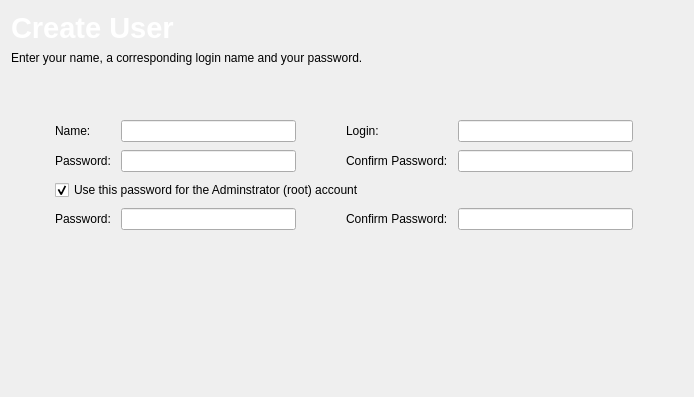
<?xml version="1.0" encoding="UTF-8"?>
<ui version="4.0">
 <class>UserCreation</class>
 <widget class="QWidget" name="UserCreation">
  <property name="geometry">
   <rect>
    <x>0</x>
    <y>0</y>
    <width>694</width>
    <height>397</height>
   </rect>
  </property>
  <property name="windowTitle">
   <string/>
  </property>
  <layout class="QGridLayout" name="gridLayout_2">
   <item row="0" column="0" colspan="4">
    <widget class="QLabel" name="label">
     <property name="maximumSize">
      <size>
       <width>16777215</width>
       <height>50</height>
      </size>
     </property>
     <property name="font">
      <font>
       <pointsize>14</pointsize>
      </font>
     </property>
     <property name="text">
      <string>&lt;!DOCTYPE HTML PUBLIC &quot;-//W3C//DTD HTML 4.0//EN&quot; &quot;http://www.w3.org/TR/REC-html40/strict.dtd&quot;&gt;
&lt;html&gt;&lt;head&gt;&lt;meta name=&quot;qrichtext&quot; content=&quot;1&quot; /&gt;&lt;style type=&quot;text/css&quot;&gt;
p, li { white-space: pre-wrap; }
&lt;/style&gt;&lt;/head&gt;&lt;body style=&quot; font-family:'Bitstream Vera Sans'; font-size:9pt; font-weight:400; font-style:normal;&quot;&gt;
&lt;p style=&quot; margin-top:0px; margin-bottom:0px; margin-left:0px; margin-right:0px; -qt-block-indent:0; text-indent:0px; font-family:'Sans Serif'; font-size:10pt;&quot;&gt;&lt;span style=&quot; font-size:22pt; font-weight:600; color:#ffffff;&quot;&gt;Create User&lt;/span&gt;&lt;/p&gt;&lt;/body&gt;&lt;/html&gt;</string>
     </property>
    </widget>
   </item>
   <item row="1" column="0" colspan="4">
    <widget class="QLabel" name="label_2">
     <property name="text">
      <string>Enter your name, a corresponding login name and your password.</string>
     </property>
     <property name="scaledContents">
      <bool>true</bool>
     </property>
     <property name="wordWrap">
      <bool>true</bool>
     </property>
    </widget>
   </item>
   <item row="2" column="1">
    <spacer name="verticalSpacer">
     <property name="orientation">
      <enum>Qt::Vertical</enum>
     </property>
     <property name="sizeType">
      <enum>QSizePolicy::Fixed</enum>
     </property>
     <property name="sizeHint" stdset="0">
      <size>
       <width>20</width>
       <height>40</height>
      </size>
     </property>
    </spacer>
   </item>
   <item row="6" column="1">
    <spacer name="verticalSpacer_2">
     <property name="orientation">
      <enum>Qt::Vertical</enum>
     </property>
     <property name="sizeHint" stdset="0">
      <size>
       <width>20</width>
       <height>40</height>
      </size>
     </property>
    </spacer>
   </item>
   <item row="3" column="0" rowspan="4">
    <spacer name="horizontalSpacer">
     <property name="orientation">
      <enum>Qt::Horizontal</enum>
     </property>
     <property name="sizeHint" stdset="0">
      <size>
       <width>40</width>
       <height>20</height>
      </size>
     </property>
    </spacer>
   </item>
   <item row="3" column="1" rowspan="2">
    <widget class="QWidget" name="widget" native="true">
     <layout class="QGridLayout" name="gridLayout">
      <property name="horizontalSpacing">
       <number>10</number>
      </property>
      <property name="verticalSpacing">
       <number>8</number>
      </property>
      <item row="0" column="0">
       <widget class="QLabel" name="label_3">
        <property name="enabled">
         <bool>true</bool>
        </property>
        <property name="toolTip">
         <string>eg, John Smith, or Joe Average</string>
        </property>
        <property name="text">
         <string>Name:</string>
        </property>
       </widget>
      </item>
      <item row="2" column="0">
       <widget class="QLabel" name="label_5">
        <property name="text">
         <string>Password:</string>
        </property>
       </widget>
      </item>
      <item row="0" column="1" colspan="3">
       <widget class="KLineEdit" name="nameLine">
        <property name="minimumSize">
         <size>
          <width>175</width>
          <height>0</height>
         </size>
        </property>
        <property name="showClearButton" stdset="0">
         <bool>true</bool>
        </property>
       </widget>
      </item>
      <item row="2" column="1" colspan="3">
       <widget class="KLineEdit" name="userPw">
        <property name="minimumSize">
         <size>
          <width>175</width>
          <height>0</height>
         </size>
        </property>
        <property name="showClearButton" stdset="0">
         <bool>true</bool>
        </property>
        <property name="passwordMode">
         <bool>true</bool>
        </property>
       </widget>
      </item>
      <item row="2" column="6" colspan="3">
       <widget class="KLineEdit" name="userConfirmPw">
        <property name="minimumSize">
         <size>
          <width>175</width>
          <height>0</height>
         </size>
        </property>
        <property name="showClearButton" stdset="0">
         <bool>true</bool>
        </property>
        <property name="passwordMode">
         <bool>true</bool>
        </property>
       </widget>
      </item>
      <item row="0" column="5">
       <widget class="QLabel" name="label_4">
        <property name="sizePolicy">
         <sizepolicy hsizetype="Maximum" vsizetype="Preferred">
          <horstretch>0</horstretch>
          <verstretch>0</verstretch>
         </sizepolicy>
        </property>
        <property name="toolTip">
         <string>The actual unix standard login username</string>
        </property>
        <property name="text">
         <string>Login:</string>
        </property>
       </widget>
      </item>
      <item row="0" column="6" colspan="3">
       <widget class="KLineEdit" name="userLine">
        <property name="minimumSize">
         <size>
          <width>175</width>
          <height>0</height>
         </size>
        </property>
        <property name="showClearButton" stdset="0">
         <bool>true</bool>
        </property>
       </widget>
      </item>
      <item row="2" column="5">
       <widget class="QLabel" name="confirmLabel">
        <property name="text">
         <string>Confirm Password:</string>
        </property>
       </widget>
      </item>
      <item row="3" column="0" colspan="9">
       <widget class="QCheckBox" name="usePwForRoot">
        <property name="text">
         <string>Use this password for the Adminstrator (root) account</string>
        </property>
        <property name="checked">
         <bool>true</bool>
        </property>
       </widget>
      </item>
      <item row="4" column="0">
       <widget class="QLabel" name="rootPwLabel">
        <property name="text">
         <string>Password:</string>
        </property>
       </widget>
      </item>
      <item row="4" column="1" colspan="3">
       <widget class="KLineEdit" name="rootPw">
        <property name="minimumSize">
         <size>
          <width>175</width>
          <height>0</height>
         </size>
        </property>
        <property name="passwordMode">
         <bool>true</bool>
        </property>
       </widget>
      </item>
      <item row="4" column="5">
       <widget class="QLabel" name="rootConfirmPwLabel">
        <property name="text">
         <string>Confirm Password:</string>
        </property>
       </widget>
      </item>
      <item row="4" column="6" colspan="3">
       <widget class="KLineEdit" name="rootConfirmPw">
        <property name="minimumSize">
         <size>
          <width>175</width>
          <height>0</height>
         </size>
        </property>
        <property name="passwordMode">
         <bool>true</bool>
        </property>
       </widget>
      </item>
      <item row="0" column="4">
       <spacer name="horizontalSpacer_3">
        <property name="orientation">
         <enum>Qt::Horizontal</enum>
        </property>
        <property name="sizeType">
         <enum>QSizePolicy::Fixed</enum>
        </property>
        <property name="sizeHint" stdset="0">
         <size>
          <width>30</width>
          <height>20</height>
         </size>
        </property>
       </spacer>
      </item>
     </layout>
    </widget>
   </item>
   <item row="2" column="2">
    <spacer name="horizontalSpacer_2">
     <property name="orientation">
      <enum>Qt::Horizontal</enum>
     </property>
     <property name="sizeHint" stdset="0">
      <size>
       <width>40</width>
       <height>20</height>
      </size>
     </property>
    </spacer>
   </item>
  </layout>
 </widget>
 <customwidgets>
  <customwidget>
   <class>KLineEdit</class>
   <extends>QLineEdit</extends>
   <header>klineedit.h</header>
  </customwidget>
 </customwidgets>
 <tabstops>
  <tabstop>nameLine</tabstop>
  <tabstop>userLine</tabstop>
  <tabstop>userPw</tabstop>
  <tabstop>userConfirmPw</tabstop>
  <tabstop>usePwForRoot</tabstop>
  <tabstop>rootPw</tabstop>
  <tabstop>rootConfirmPw</tabstop>
 </tabstops>
 <resources>
  <include location="tribe.qrc"/>
 </resources>
 <connections/>
</ui>
